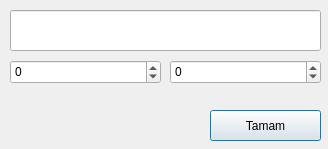
<?xml version="1.0" encoding="UTF-8"?>
<ui version="4.0">
 <class>Dialog</class>
 <widget class="QDialog" name="Dialog">
  <property name="geometry">
   <rect>
    <x>0</x>
    <y>0</y>
    <width>328</width>
    <height>149</height>
   </rect>
  </property>
  <property name="windowTitle">
   <string>Dialog</string>
  </property>
  <widget class="QLineEdit" name="lineEditFonksiyon">
   <property name="geometry">
    <rect>
     <x>10</x>
     <y>10</y>
     <width>311</width>
     <height>41</height>
    </rect>
   </property>
  </widget>
  <widget class="QPushButton" name="pushButtonTamam">
   <property name="geometry">
    <rect>
     <x>210</x>
     <y>110</y>
     <width>111</width>
     <height>31</height>
    </rect>
   </property>
   <property name="text">
    <string>Tamam</string>
   </property>
  </widget>
  <widget class="QSpinBox" name="spinBoxBas">
   <property name="geometry">
    <rect>
     <x>10</x>
     <y>60</y>
     <width>151</width>
     <height>24</height>
    </rect>
   </property>
   <property name="minimum">
    <number>-999999999</number>
   </property>
   <property name="maximum">
    <number>999999999</number>
   </property>
  </widget>
  <widget class="QSpinBox" name="spinBoxSon">
   <property name="geometry">
    <rect>
     <x>170</x>
     <y>60</y>
     <width>151</width>
     <height>24</height>
    </rect>
   </property>
   <property name="minimum">
    <number>-999999999</number>
   </property>
   <property name="maximum">
    <number>999999999</number>
   </property>
  </widget>
 </widget>
 <resources/>
 <connections/>
</ui>
